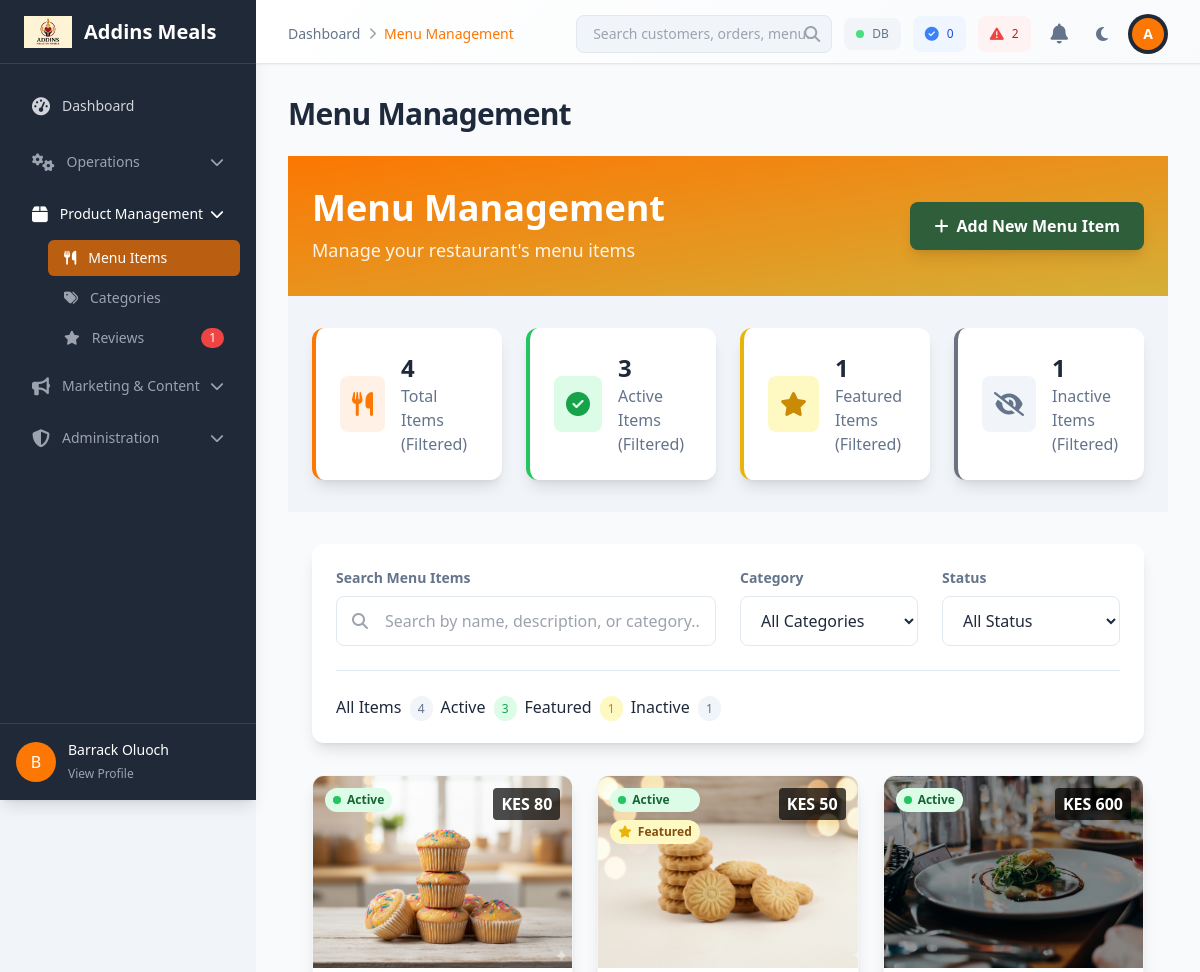
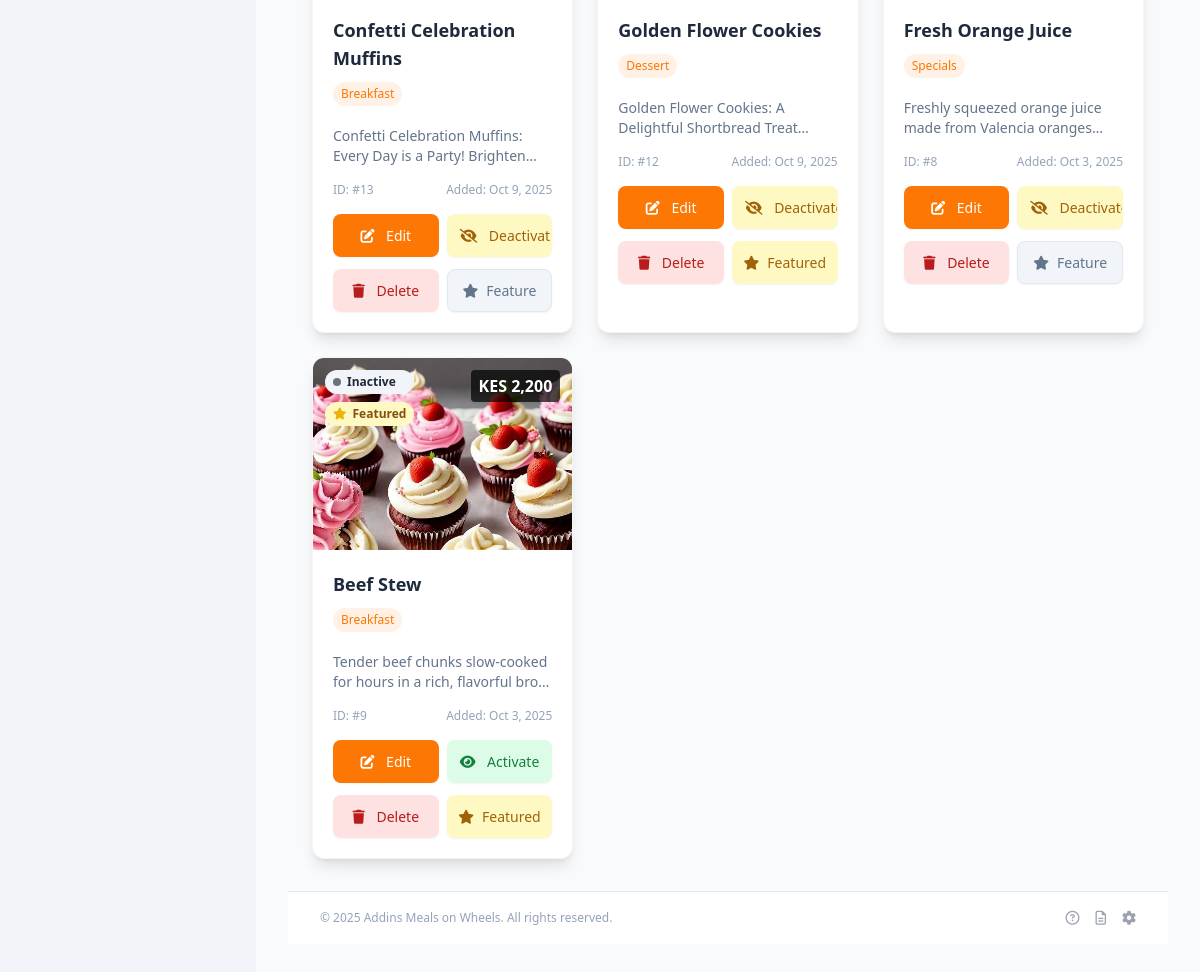
The app's page /admin/menu.php (signed in) with its own data (2 pictures, top to bottom).
### tables this page shows
CREATE TABLE `menu_items` (
  `id` int(11) NOT NULL,
  `name` varchar(150) NOT NULL,
  `description` text DEFAULT NULL,
  `price` decimal(10,2) NOT NULL,
  `image` varchar(255) DEFAULT NULL,
  `category_id` int(11) NOT NULL,
  `created_at` timestamp NOT NULL DEFAULT current_timestamp(),
  `is_available` tinyint(1) DEFAULT 1,
  `updated_at` timestamp NOT NULL DEFAULT current_timestamp() ON UPDATE current_timestamp(),
  `status` enum('active','inactive') DEFAULT 'active',
  `is_featured` tinyint(1) DEFAULT 0 COMMENT 'Whether the menu item is featured (1) or not (0)',
  `ingredients` text DEFAULT NULL COMMENT 'Detailed list of ingredients',
  `allergens` text DEFAULT NULL COMMENT 'Allergen information',
  `nutrition_info` text DEFAULT NULL COMMENT 'Nutritional information'
);

CREATE TABLE `categories` (
  `id` int(11) NOT NULL,
  `name` varchar(100) NOT NULL,
  `description` text DEFAULT NULL,
  `image` varchar(255) DEFAULT NULL,
  `is_active` tinyint(1) DEFAULT 1,
  `created_at` timestamp NOT NULL DEFAULT current_timestamp(),
  `updated_at` timestamp NOT NULL DEFAULT current_timestamp() ON UPDATE current_timestamp()
);

### admin/menu.php (the view, shortened to what the rows shown need)
<?php
$page_title = 'Menu Management';
require_once 'includes/functions.php';
$base_query_joins = "FROM menu_items mi LEFT JOIN categories c ON mi.category_id = c.id";
$final_where_clause = '';
$page = isset($_GET['page']) ? max(1, (int)$_GET['page']) : 1;
$per_page = 8;
$offset = ($page - 1) * $per_page;
$query_menu_items = "
    SELECT mi.*, c.name AS category_name
    $base_query_joins
    $final_where_clause
    ORDER BY mi.created_at DESC
    LIMIT :limit OFFSET :offset";
$stmt_menu_items = $pdo->prepare($query_menu_items);
$stmt_menu_items->bindValue(':limit', (int)$per_page, PDO::PARAM_INT);
$stmt_menu_items->bindValue(':offset', (int)$offset, PDO::PARAM_INT);
try {
    $stmt_menu_items->execute();
    $menu_items = $stmt_menu_items->fetchAll(PDO::FETCH_ASSOC);
} catch (PDOException $e) {
    error_log("Database error fetching menu items for display: " . $e->getMessage());
    $menu_items = [];
    $error_message .= "An error occurred while fetching menu items. Please try again later.";
}
include 'includes/header.php';
?>
<div class="bg-gradient-to-br from-primary via-primary-dark to-secondary text-white">
    <div class="container mx-auto px-6 py-8">
        <div class="flex flex-col lg:flex-row lg:items-center lg:justify-between">
            <div>
                <h1 class="text-3xl md:text-4xl font-bold mb-2"><?= htmlspecialchars($page_title) ?></h1>
            </div>
        </div>
    </div>
</div>
<div class="container mx-auto px-6 py-8">
    <?php if (count($menu_items) > 0): ?>
        <div class="grid grid-cols-1 sm:grid-cols-2 lg:grid-cols-3 xl:grid-cols-4 gap-6" id="menuItemsGrid">
            <?php foreach ($menu_items as $item):
                $isFeatured = $item['is_featured'] ?? false;
                $item_status = $item['status'] ?? 'active';
                $isActive = $item_status === 'active';
            ?>
                <div class="menu-item-card bg-white rounded-xl shadow-lg hover:shadow-xl transition-all duration-300 overflow-hidden border border-gray-100 group"
                     data-item-id="<?php echo $item['id']; ?>"
                     data-category="<?php echo $item['category_id']; ?>"
                     data-status="<?php echo $item_status; ?>"
                     data-featured="<?php echo $isFeatured ? '1' : '0'; ?>"
                     data-name="<?php echo strtolower($item['name']); ?>">
                    <div class="relative h-48 overflow-hidden">
                        <?php if (!empty($item['image'])): ?>
                            <img src="../uploads/menu/<?php echo htmlspecialchars($item['image']); ?>"
                                 alt="<?php echo htmlspecialchars($item['name']); ?>"
                                 class="w-full h-full object-cover group-hover:scale-110 transition-transform duration-500">
                        <?php else: ?>
                            <div class="w-full h-full bg-gradient-to-br from-gray-100 to-gray-200 flex items-center justify-center">
                                <i class="fas fa-utensils text-5xl text-gray-300"></i>
                            </div>
                        <?php endif; ?>
                        <div class="absolute top-3 left-3 flex flex-col gap-2">
                            <span class="inline-flex items-center px-2 py-1 rounded-full text-xs font-semibold <?php echo $isActive ? 'bg-green-100 text-green-800' : 'bg-gray-100 text-gray-800'; ?>">
                                <span class="w-2 h-2 rounded-full mr-1.5 <?php echo $isActive ? 'bg-green-500' : 'bg-gray-500'; ?>"></span>
                                <?php echo ucfirst($item_status);  ?>
                            </span>
                            <?php if ($isFeatured): ?>
                                <span class="inline-flex items-center px-2 py-1 rounded-full text-xs font-semibold bg-yellow-100 text-yellow-800">
                                    <i class="fas fa-star text-yellow-500 mr-1.5"></i>
                                    Featured
                                </span>
                            <?php endif; ?>
                        </div>
                        <div class="absolute top-3 right-3 bg-black bg-opacity-70 text-white px-2 py-1 rounded">
                            <span class="font-bold">KES <?php echo number_format($item['price'], 0); ?></span>
                        </div>
                    </div>
                    <div class="p-5">
                        <div class="mb-3">
                            <h3 class="text-lg font-bold text-gray-900 mb-2 group-hover:text-primary transition-colors duration-200">
                                <?php echo htmlspecialchars($item['name']); ?>
                            </h3>
                            <?php if (isset($item['category_name']) && !empty($item['category_name'])): ?>
                                <span class="inline-block bg-primary/10 text-primary text-xs font-medium px-2 py-1 rounded-full mb-2">
                                    <?php echo htmlspecialchars($item['category_name']); ?>
                                </span>
                            <?php endif; ?>
                        </div>
                        <?php if (!empty($item['description'])): ?>
                            <p class="text-gray-600 text-sm mb-4 line-clamp-2">
                                <?php echo htmlspecialchars($item['description']); ?>
                            </p>
                        <?php endif; ?>
                        <div class="flex items-center justify-between text-xs text-gray-500 mb-4">
                            <span>ID: #<?php echo $item['id']; ?></span>
                            <span>Added: <?php echo date('M j, Y', strtotime($item['created_at'])); ?></span>
                        </div>
                        <div class="action-buttons flex flex-col space-y-3">
                            <div class="primary-actions-top grid grid-cols-2 gap-2">
                                <button type="button" onclick="openEditItemModal(<?php echo $item['id']; ?>)"
                                   class="bg-primary hover:bg-primary-dark text-white px-3 py-2.5 rounded-lg font-medium transition-all duration-200 text-center shadow-sm hover:shadow-md transform hover:-translate-y-0.5">
                                    <i class="fas fa-edit mr-2"></i>
                                    Edit
                                </button>
                                <button type="button" onclick="toggleItemProperty(<?php echo $item['id']; ?>, 'toggle_status')"
                                        class="px-3 py-2.5 rounded-lg font-medium transition-all duration-200 shadow-sm hover:shadow-md transform hover:-translate-y-0.5 <?php echo $isActive ? 'bg-yellow-100 text-yellow-700 hover:bg-yellow-200 border border-yellow-200' : 'bg-green-100 text-green-700 hover:bg-green-200 border border-green-200'; ?>">
                                    <i class="fas fa-<?php echo $isActive ? 'eye-slash' : 'eye'; ?> mr-2"></i>
                                    <?php echo $isActive ? 'Deactivate' : 'Activate'; ?>
                                </button>
                            </div>
                            <div class="primary-actions-bottom grid grid-cols-2 gap-2">
                                <button type="button" onclick="confirmDeleteItem(<?php echo $item['id']; ?>, '<?php echo htmlspecialchars($item['name']); ?>')"
                                        class="px-3 py-2.5 rounded-lg font-medium transition-all duration-200 bg-red-100 text-red-700 hover:bg-red-200 border border-red-200 shadow-sm hover:shadow-md transform hover:-translate-y-0.5">
                                    <i class="fas fa-trash mr-2"></i>
                                    Delete
                                </button>
                                <button type="button" onclick="toggleItemProperty(<?php echo $item['id']; ?>, 'toggle_featured')"
                                        class="inline-flex items-center justify-center px-3 py-2.5 rounded-lg font-medium transition-all duration-200 text-sm shadow-sm hover:shadow-md transform hover:-translate-y-0.5 <?php echo $isFeatured ? 'bg-yellow-100 text-yellow-700 hover:bg-yellow-200 border border-yellow-200' : 'bg-gray-100 text-gray-700 hover:bg-gray-200 border border-gray-200'; ?>">
                                    <i class="fas fa-star mr-2"></i>
                                    <?php echo $isFeatured ? 'Featured' : 'Feature'; ?>
                                </button>
                            </div>
                        </div>
                    </div>
                </div>
            <?php endforeach; ?>
        </div>
    <?php endif; ?>
</div>
<?php include 'includes/footer.php';  ?>

### records on screen
menu_items: image (picture), status "Active", price "80", name "Confetti Celebration Muffins", category.name "Breakfast", description "Confetti Celebration Muffins: Every Day is a Party!…", id "13", created_at "Oct 9, 2025", shows "Deactivate", is_featured "Feature"
menu_items: image (picture), status "Active", is_featured 1 (drawn), price "50", name "Golden Flower Cookies", category.name "Dessert", description "Golden Flower Cookies: A Delightful Shortbread…", id "12", created_at "Oct 9, 2025", shows "Deactivate"
menu_items: image (picture), status "Active", price "600", name "Fresh Orange Juice", category.name "Specials", description "Freshly squeezed orange juice made from Valencia…", id "8", created_at "Oct 3, 2025", shows "Deactivate", is_featured "Feature"
menu_items: image (picture), status "Inactive", is_featured 1 (drawn), price "2,200", name "Beef Stew", category.name "Breakfast", description "Tender beef chunks slow-cooked for hours in a rich, flavorful…", id "9", created_at "Oct 3, 2025", shows "Activate"

### other values on screen
$pending_count "1"
substr($_SESSION['username'] ?? 'A', 0, 1) "B"
$_SESSION['username'] "Barrack Oluoch"
$breadcrumb['name'] "Dashboard"
$breadcrumb['name'] "Menu Management"
$systemStatus['orders_today'] "0"
$systemStatus['pending_orders'] "2"
substr($_SESSION['name'] ?? 'A', 0, 1) "A"
$page_title "Menu Management"
$page_description "Manage your restaurant's menu items"
$item_counts['total'] "4"
$item_counts['active'] "3"
$item_counts['featured'] "1"
$item_counts['inactive'] "1"
